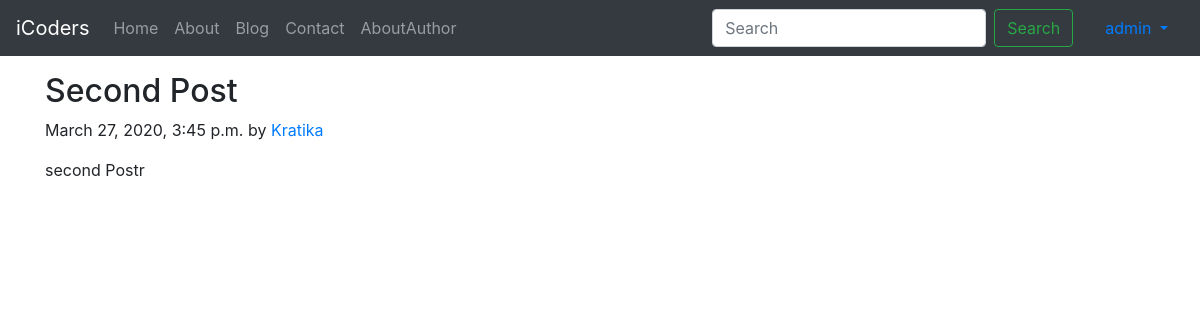
Page /blog/second-post (signed in) on the committed database.
### blog/models.py (models this page shows, shortened)
class Post(models.Model):
    sno=models.AutoField(primary_key=True)
    title=models.CharField(max_length=255)
    author=models.CharField(max_length=50)
    content=models.TextField()
    slug=models.CharField(max_length=30)
    tiemStamp=models.DateTimeField(blank=True)

### blog/views.py (the view)
# urls.py: path('<str:slug>',views.blogPost,name='blogPost'),
def blogPost(request,slug):
    post=Post.objects.filter(slug=slug)[0]
    context={'post':post}
    return render(request,'blog/blogPost.html',context)

### templates/blog/blogPost.html (shortened to what this page needs)
{% extends "base.html" %}
{% block body %}
<div class="container my-3">
    <h2 class="blog-post-title">{{post.title}}</h2>
    <p class="blog-post-meta">{{post.tiemStamp}} by <a href ="/about">{{post.author}}</a></p>
<p>{{post.content}}</p>
</div>
{% endblock body %}

### templates/base.html (shortened to what this page needs)
<!doctype html>
<html lang="en">
<head>
  <link rel="stylesheet" href="https://stackpath.bootstrapcdn.com/bootstrap/4.3.1/css/bootstrap.min.css"
>
</head>
<nav class="navbar navbar-expand-lg navbar-dark bg-dark">
  <a class="navbar-brand" href="/">iCoders</a>
  <div class="collapse navbar-collapse" id="navbarSupportedContent">
    <ul class="navbar-nav mr-auto">
      <li class="nav-item ">
        <a class="nav-link {% block Home %} {% endblock Home %}"  href="/">Home <span class="sr-only">(current)</span></a>
      </li>
      <li class="nav-item">
        <a class="nav-link {% block About %} {% endblock About %}" href='/about'>About</a>
      </li>
      <li class="nav-item">
        <a class="nav-link {% block Blog %} {% endblock Blog %}" href='/blog'>Blog</a>
      </li>
      <li class="nav-item">
        <a class="nav-link {% block Contact %} {% endblock Contact %}" href='/contact'>Contact</a>
      </li>
      <li class="nav-item">
        <a class="nav-link {% block Author %} {% endblock Author %}" href='/author'>AboutAuthor</a>
      </li>
    </ul>
    <form class="form-inline my-2 my-lg-0 mx-3" form method="get" action="/search">
        <input class="form-control mr-sm-2" type="search" name='query' id ='query' placeholder="Search" aria-label="Search">
        <button class="btn btn-outline-success my-2 my-sm-0" type="submit">Search</button>
      </form>
    {% if user.is_authenticated %}
    <ul class="nav-bar nav">
      <li class="nav-item dropdown ">
        <a class="nav-link dropdown-toggle" href="#" id="navbarDropdown" role="button" data-toggle="dropdown" aria-haspopup="true" aria-expanded="false">
          {{request.user}}
        </a>
      </li>
      </ul>
      {% else %}
    <button type="button" class="btn btn-success mr-1" data-toggle="modal" data-target="#loginmodal">
      Login
    </button>
      <button type="button" class="btn btn-success mr-1" data-toggle="modal" data-target="#signupmodal">
        SignUp</button>
      {% endif %}
  </div>
</nav>
{% block body %} {% endblock body %}
</body>
</html>

### rows in the picture
Post: title "Second Post", tiemStamp "March 27, 2020, 3:45 p.m.", author "Kratika", content "second Postr"

### other values in the picture
{{ request.user }} "admin"
